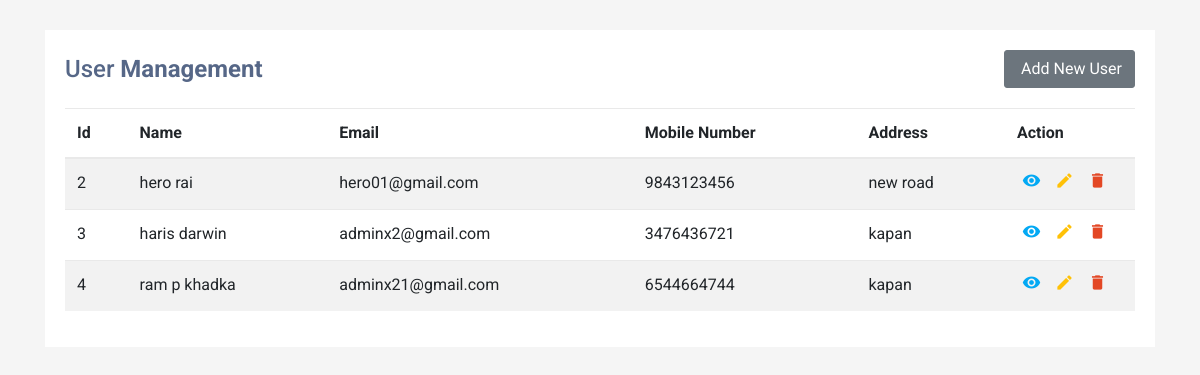
The page / on the database its author committed.
### userdetail/models.py (models this page shows, shortened)
class Userprofile(models.Model):
    id = models.AutoField(primary_key=True)
    firstname = models.CharField(max_length=20)
    lastname = models.CharField(max_length=20)
    mobile = models.IntegerField()
    email = models.EmailField(max_length=30)
    address = models.CharField(max_length=20)

### userdetail/views.py (the view)
# urls.py: path('', views.index, name='index'),
def index(request):
    userprofile = Userprofile.objects.all()
    return render(request , 'home.html', context={'userdata' :userprofile} )

### userdetail/templates/home.html (shortened to what this page needs)
{% extends "base.html" %}
{% block content %}
<div class="container-xl">
    <div class="table-responsive">
        <div class="table-wrapper">
            <div class="table-title">
                <div class="row">
                    <div class="col-sm-5">
                        <h2>User <b>Management</b></h2>
                    </div>
                       <div class="col-sm-7" align='right'>
                        <a href="{% url 'adduser' %}" class="btn btn-secondary"> <span>Add New User</span></a>
                    </div>
                </div>
            </div>
            <table class="table table-striped table-hover">
                <thead>
                    <tr>
                        <th>Id</th>
                        <th>Name</th>
                        <th>Email</th>
                        <th>Mobile Number</th>
                        <th>Address</th>
                        <th>Action</th>
                    </tr>
                </thead>
                <tbody>
                    {% for userprofile in userdata %}
                    <tr>
                        <td>{{userprofile.id}}</td>
                        <td>{{userprofile.firstname}} {{userprofile.lastname}} </td>
                        <td>{{userprofile.email}}</td>
                        <td>{{userprofile.mobile}}</td>
                        <td>{{userprofile.address}}</td>
                        <td>
        <a href="{% url 'detailuser' userprofile.id %}" class="view" title="View" data-toggle="tooltip"><i class="material-icons">&#xE417;</i></a>
        <a href="{%  url 'updateuser' userprofile.id %}" class="edit" title="Edit" data-toggle="tooltip"><i class="material-icons">&#xE254;</i></a>
        <a href="{% url 'deleteuser' userprofile.id %}" class="delete" title="Delete" data-toggle="tooltip" onclick="return confirm('Do you really want to Delete ?');"><i class="material-icons">&#xE872;</i></a>
                        </td>
                    </tr>
{% empty %}
<tr>
    <th style="text-align:center; color:red;" colspan="6">No Record Found</th>
</tr>
{% endfor %}
                </tbody>
            </table>
        </div>
    </div>
</div>
{% endblock content %}

### userdetail/templates/base.html (shortened to what this page needs)
{% load static %}
<!DOCTYPE html>
<html lang="en">
<head>
<link rel="stylesheet" href="https://stackpath.bootstrapcdn.com/bootstrap/4.5.0/css/bootstrap.min.css">
<link rel="stylesheet" href="https://maxcdn.bootstrapcdn.com/font-awesome/4.7.0/css/font-awesome.min.css">
<link rel="stylesheet" type="text/css" href="{% static 'index.css' %}">
</head>
<body>
    {% block content %}{% endblock %}
</body>
</html>

### userdetail/static/index.css (style rules this page uses)
body { color: #566787; background: #f5f5f5; font-family: 'Roboto', sans-serif; }
.table-responsive { margin: 60px 0; }
.table-wrapper { min-width: 1000px; background: #fff; padding: 20px; box-shadow: 0 1px 1px rgba(0,0,0,.05); }
.table-title { font-size: 15px; padding-bottom: 10px; margin: 0 0 10px; min-height: 45px; }
.table-title h2 { margin: 5px 0 0; font-size: 24px; }
table.table tr th, table.table tr td { border-color: #e9e9e9; }
table.table td:last-child { width: 130px; }
table.table td a { color: #a0a5b1; display: inline-block; margin: 0 5px; }
table.table td a.view { color: #03A9F4; }
table.table td a.edit { color: #FFC107; }
table.table td a.delete { color: #E34724; }
table.table td i { font-size: 19px; }
.form-control, .btn { border-radius: 3px; }
.table-responsive { margin: 30px 0; }

### rows shown on the page
Userprofile: id "2", firstname "hero", lastname "rai", email "hero01@gmail.com", mobile "9843123456", address "new road"
Userprofile: id "3", firstname "haris", lastname "darwin", email "adminx2@gmail.com", mobile "3476436721", address "kapan"
Userprofile: id "4", firstname "ram p", lastname "khadka", email "adminx21@gmail.com", mobile "6544664744", address "kapan"
